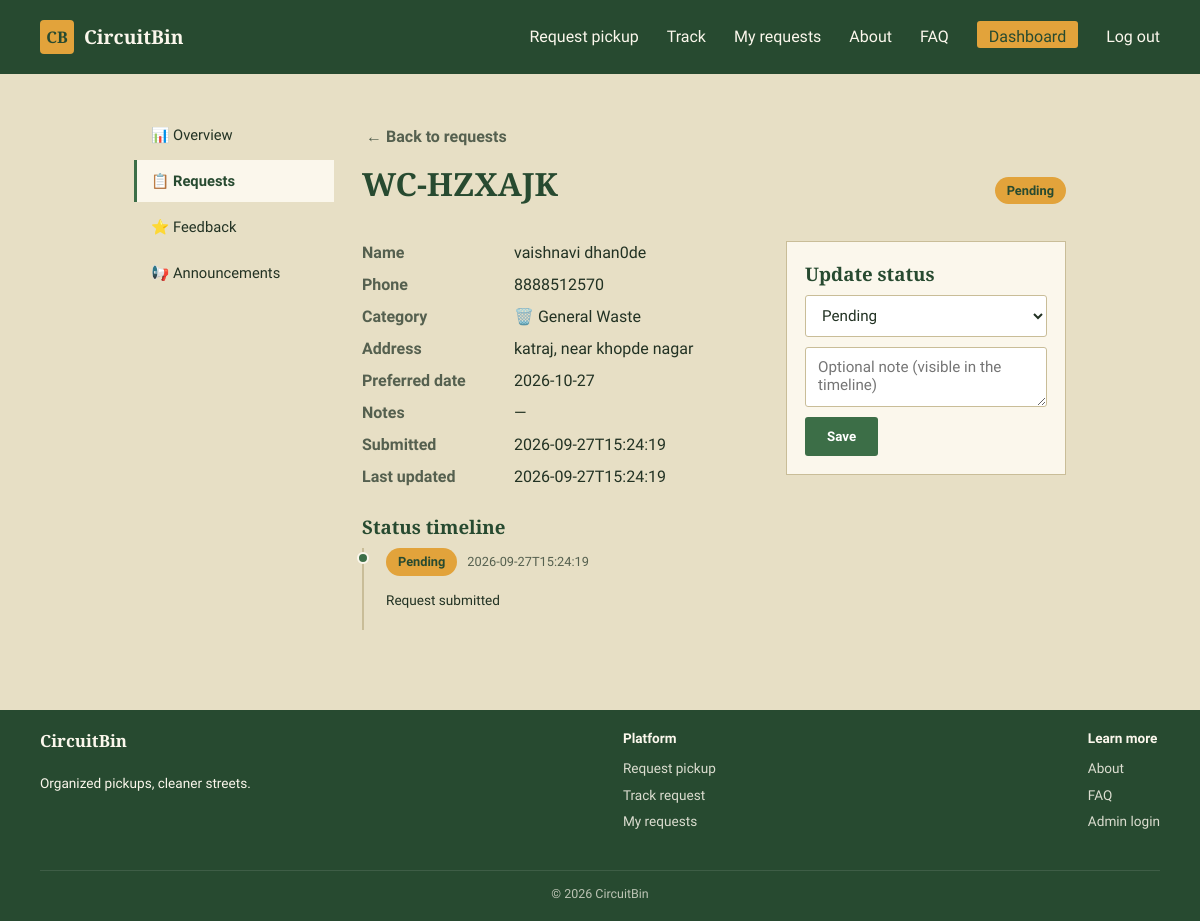
Screenshot of /admin/requests/1 (signed in) with the database file from the repository.
### tables this page shows
CREATE TABLE requests (
            id INTEGER PRIMARY KEY AUTOINCREMENT,
            tracking_code TEXT UNIQUE NOT NULL,
            name TEXT NOT NULL,
            phone TEXT NOT NULL,
            category TEXT NOT NULL,
            address TEXT NOT NULL,
            landmark TEXT,
            preferred_date TEXT NOT NULL,
            notes TEXT,
            status TEXT NOT NULL DEFAULT 'Pending',
            created_at TEXT NOT NULL,
            updated_at TEXT NOT NULL
        );

CREATE TABLE status_history (
            id INTEGER PRIMARY KEY AUTOINCREMENT,
            request_id INTEGER NOT NULL,
            status TEXT NOT NULL,
            note TEXT,
            changed_at TEXT NOT NULL,
            FOREIGN KEY (request_id) REFERENCES requests (id)
        );

### app.py (the view)
@app.route("/admin/requests/<int:req_id>")
@admin_required
def admin_request_detail(req_id):
    db = get_db()
    req = db.execute("SELECT * FROM requests WHERE id = ?", (req_id,)).fetchone()
    if not req:
        flash("Request not found.", "error")
        return redirect(url_for("admin_requests"))
    history = db.execute(
        "SELECT * FROM status_history WHERE request_id = ? ORDER BY changed_at ASC", (req_id,)
    ).fetchall()
    fb = db.execute("SELECT * FROM feedback WHERE request_id = ?", (req_id,)).fetchone()
    return render_template(
        "admin/detail.html", r=req, history=history, feedback=fb,
        statuses=STATUS_FLOW, active_tab="requests",
    )

### app.py (called while the page is built)
def get_db():
    if "db" not in g:
        os.makedirs(os.path.dirname(DB_PATH), exist_ok=True)
        g.db = sqlite3.connect(DB_PATH)
        g.db.row_factory = sqlite3.Row
        g.db.execute("PRAGMA foreign_keys = ON")
    return g.db

def admin_required(view):
    @wraps(view)
    def wrapped(*args, **kwargs):
        if not session.get("is_admin"):
            return redirect(url_for("admin_login", next=request.path))
        return view(*args, **kwargs)
    return wrapped

@app.context_processor
def inject_globals():
    db = get_db()
    active_announcements = db.execute(
        "SELECT * FROM announcements WHERE active = 1 ORDER BY created_at DESC"
    ).fetchall()
    return {
        "categories": CATEGORIES,
        "current_year": datetime.now().year,
        "active_announcements": active_announcements,
    }

### templates/admin/detail.html (shortened to what this page needs)
{% extends "admin/layout.html" %}
{% block admin_content %}
<a href="{{ url_for('admin_requests') }}" class="btn-link">← Back to requests</a>
<div class="admin-header">
  <h1>{{ r.tracking_code }}</h1>
  <span class="status-pill status-pill-{{ r.status|lower }}">{{ r.status }}</span>
</div>
<div class="detail-grid">
  <div class="detail-main">
    <dl class="status-details">
      <dt>Name</dt><dd>{{ r.name }}</dd>
      <dt>Phone</dt><dd>{{ r.phone }}</dd>
      <dt>Category</dt><dd>{{ categories[r.category].icon }} {{ categories[r.category].label }}</dd>
      <dt>Address</dt><dd>{{ r.address }}{% if r.landmark %}, near {{ r.landmark }}{% endif %}</dd>
      <dt>Preferred date</dt><dd>{{ r.preferred_date }}</dd>
      <dt>Notes</dt><dd>{{ r.notes or '—' }}</dd>
      <dt>Submitted</dt><dd>{{ r.created_at }}</dd>
      <dt>Last updated</dt><dd>{{ r.updated_at }}</dd>
    </dl>
    {% if history %}
    <div class="timeline">
      <h3>Status timeline</h3>
      <ol class="timeline-list">
        {% for h in history %}
        <li>
          <span class="timeline-dot"></span>
          <div class="timeline-body">
            <span class="status-pill status-pill-{{ h.status|lower }}">{{ h.status }}</span>
            <span class="timeline-time">{{ h.changed_at }}</span>
            {% if h.note %}<p class="timeline-note">{{ h.note }}</p>{% endif %}
          </div>
        </li>
        {% endfor %}
      </ol>
    </div>
    {% endif %}
  </div>
  <aside class="detail-side">
    <h3>Update status</h3>
    <form method="post" action="{{ url_for('admin_update_status', req_id=r.id) }}" class="update-form">
      <select name="status">
        {% for s in statuses %}
        <option value="{{ s }}" {% if r.status == s %}selected{% endif %}>{{ s }}</option>
        {% endfor %}
      </select>
      <textarea name="note" placeholder="Optional note (visible in the timeline)"></textarea>
      <button type="submit" class="btn-primary">Save</button>
    </form>
  </aside>
</div>
{% endblock %}

### templates/admin/layout.html
{% extends "base.html" %}
{% block content %}
<div class="admin-layout">
  <aside class="admin-sidebar">
    <a href="{{ url_for('admin_overview') }}" class="admin-nav-item {{ 'active' if active_tab == 'overview' }}">📊 Overview</a>
    <a href="{{ url_for('admin_requests') }}" class="admin-nav-item {{ 'active' if active_tab == 'requests' }}">📋 Requests</a>
    <a href="{{ url_for('admin_feedback') }}" class="admin-nav-item {{ 'active' if active_tab == 'feedback' }}">⭐ Feedback</a>
    <a href="{{ url_for('admin_announcements') }}" class="admin-nav-item {{ 'active' if active_tab == 'announcements' }}">📢 Announcements</a>
  </aside>
  <div class="admin-content">
    {% block admin_content %}{% endblock %}
  </div>
</div>
{% endblock %}

### templates/base.html (shortened to what this page needs)
<!DOCTYPE html>
<html lang="en">
<head>
<link rel="stylesheet" href="{{ url_for('static', filename='style.css') }}">
</head>
<body>
<header class="site-header">
  <a class="brand" href="{{ url_for('landing') }}">
    <span class="brand-mark">CB</span>
    <span class="brand-name">CircuitBin</span>
  </a>
  <nav class="site-nav">
    <a href="{{ url_for('request_form') }}">Request pickup</a>
    <a href="{{ url_for('track') }}">Track</a>
    <a href="{{ url_for('my_requests') }}">My requests</a>
    <a href="{{ url_for('about') }}">About</a>
    <a href="{{ url_for('faq') }}">FAQ</a>
    {% if session.get('is_admin') %}
      <a href="{{ url_for('admin_overview') }}" class="nav-cta">Dashboard</a>
      <a href="{{ url_for('admin_logout') }}">Log out</a>
    {% else %}
      <a href="{{ url_for('admin_login') }}">Admin</a>
    {% endif %}
  </nav>
</header>
<main class="site-main">
  {% block content %}{% endblock %}
</main>
<footer class="site-footer">
  <div class="footer-col">
    <div class="footer-brand">CircuitBin</div>
    <p>Organized pickups, cleaner streets.</p>
  </div>
  <div class="footer-col">
    <div class="footer-heading">Platform</div>
    <a href="{{ url_for('request_form') }}">Request pickup</a>
    <a href="{{ url_for('track') }}">Track request</a>
    <a href="{{ url_for('my_requests') }}">My requests</a>
  </div>
  <div class="footer-col">
    <div class="footer-heading">Learn more</div>
    <a href="{{ url_for('about') }}">About</a>
    <a href="{{ url_for('faq') }}">FAQ</a>
    <a href="{{ url_for('admin_login') }}">Admin login</a>
  </div>
  <div class="footer-bottom">© {{ current_year }} CircuitBin</div>
</footer>
</body>
</html>

### rows the page displays
requests: tracking_code "WC-HZXAJK", status "Pending", name "vaishnavi dhan0de", phone "8888512570", category "🗑️", category "General Waste", address "katraj", landmark "khopde nagar", preferred_date "2026-10-27", notes "—", created_at "2026-09-27T15:24:19", updated_at "2026-09-27T15:24:19"
status_history: status "Pending", changed_at "2026-09-27T15:24:19", note "Request submitted"
